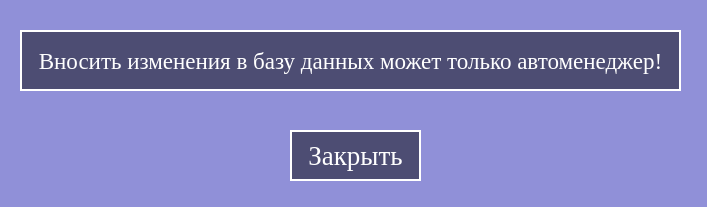
<?xml version="1.0" encoding="UTF-8"?>
<ui version="4.0">
 <class>MainWindow</class>
 <widget class="QMainWindow" name="MainWindow">
  <property name="geometry">
   <rect>
    <x>0</x>
    <y>0</y>
    <width>707</width>
    <height>207</height>
   </rect>
  </property>
  <property name="windowTitle">
   <string>admission mistake</string>
  </property>
  <property name="styleSheet">
   <string notr="true">background-color: rgb(144, 144, 216);</string>
  </property>
  <widget class="QWidget" name="centralwidget">
   <widget class="QLabel" name="label">
    <property name="geometry">
     <rect>
      <x>20</x>
      <y>30</y>
      <width>661</width>
      <height>61</height>
     </rect>
    </property>
    <property name="font">
     <font>
      <family>Times New Roman</family>
      <pointsize>17</pointsize>
     </font>
    </property>
    <property name="styleSheet">
     <string notr="true">QLabel
{
	background-color: rgb(77, 77, 115);
	border: 2px solid white;
	color: white
}</string>
    </property>
    <property name="text">
     <string>Вносить изменения в базу данных может только автоменеджер!</string>
    </property>
    <property name="alignment">
     <set>Qt::AlignCenter</set>
    </property>
   </widget>
   <widget class="QPushButton" name="cancel_button">
    <property name="geometry">
     <rect>
      <x>290</x>
      <y>130</y>
      <width>131</width>
      <height>51</height>
     </rect>
    </property>
    <property name="font">
     <font>
      <family>Times New Roman</family>
      <pointsize>20</pointsize>
     </font>
    </property>
    <property name="styleSheet">
     <string notr="true">QPushButton
{
	background-color: rgb(77, 77, 115);
	border: 2px solid white;
	color: white
}</string>
    </property>
    <property name="text">
     <string>Закрыть</string>
    </property>
   </widget>
  </widget>
  <widget class="QStatusBar" name="statusbar"/>
 </widget>
 <resources/>
 <connections/>
</ui>
